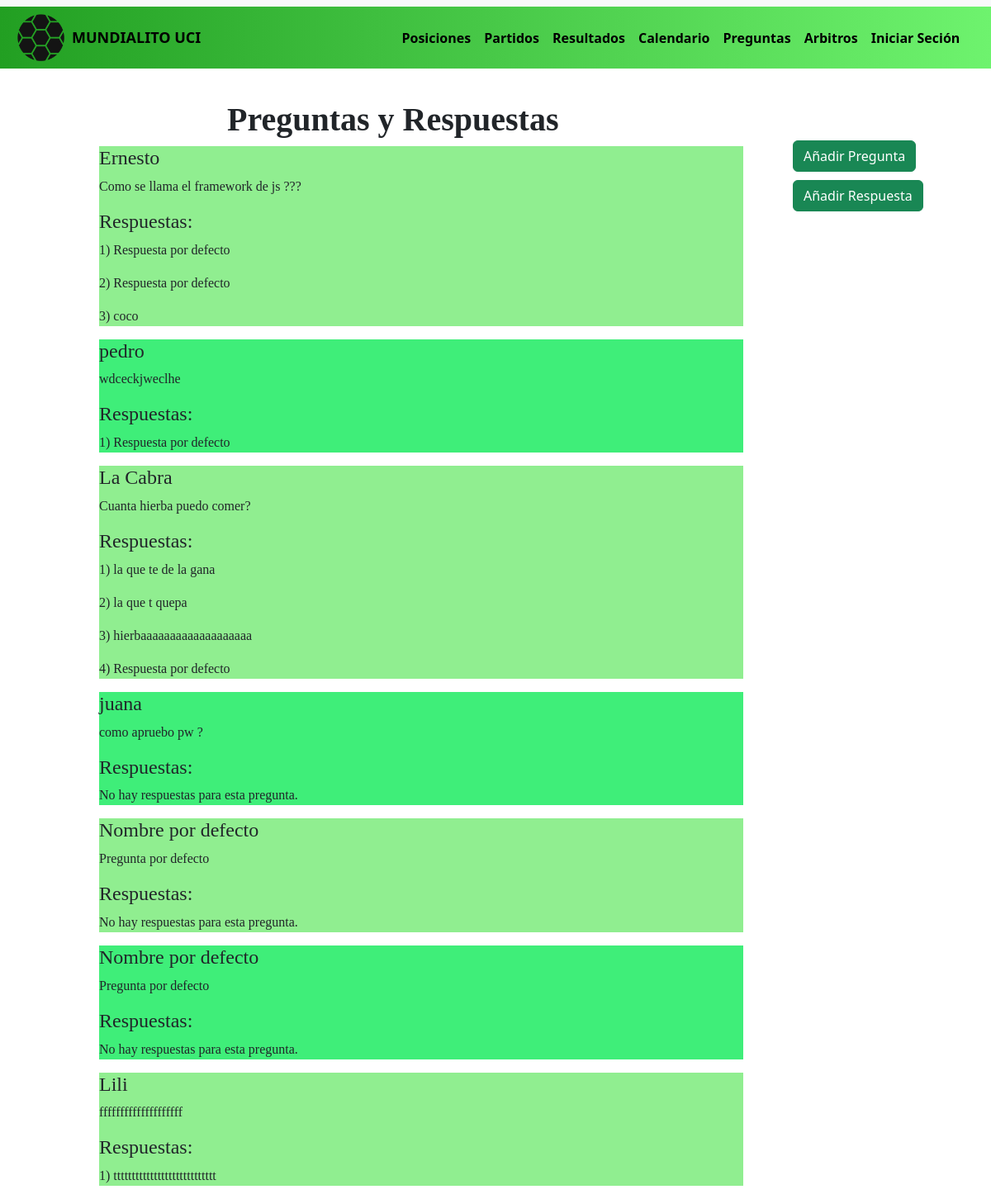
Screenshot of /Listar_Preguntas with the database file from the repository.
### aplicacion/models.py (models this page shows, shortened)
class  preguntas (models.Model):
   autor=models.CharField(max_length=100,verbose_name='Autor',default='Nombre por defecto')
   preguntas=models.TextField(max_length=200,verbose_name='Preguntas',default='Pregunta por defecto')

class respuesta (models.Model):
   pregunta=models.ForeignKey(preguntas,max_length=200,verbose_name='Preguntas',on_delete=models.CASCADE)
   respuesta=models.TextField(max_length=200,verbose_name='Respuesta',default='Respuesta por defecto')

### aplicacion/views.py (the view)
# urls.py: path('Listar_Preguntas', views.Listar_Preguntas, name='Listar_Preguntas'),
def Listar_Preguntas(request):
    pregunt = preguntas.objects.all()
    return render(request, 'Preguntas/preguntas.html', {'preguntas': pregunt,})

### aplicacion/Templates/Preguntas/preguntas.html (shortened to what this page needs)
{% extends 'base.html' %}
{% load static %}
{% block nav %}
    <nav class="navbar navbar-expand-lg bg-body-tertiary" id="menu">
      <div class="container-fluid">
        <a href="{%url 'index'%}"><img src="{% static 'img/ball.png'%}" width="75px"></a>
        <a href="{%url 'index'%}" style="text-decoration: none;color: black;font-size: large;"><strong>MUNDIALITO UCI</strong></a>
        <div class="collapse navbar-collapse" id="" style="margin-left:20%;">
          <ul class="navbar-nav me-auto mb-3 mb-lg-0">
              <li class="nav-item">
                  <a class="nav-link active" aria-current="page" href="{%url 'Listar_Posiciones'%}"><strong>Posiciones</strong></a>
                </li>
            <li class="nav-item">
              <a class="nav-link active" aria-current="page" href="{%url 'Listar_Partidos'%}"><strong>Partidos</strong></a>
            </li>
            <li class="nav-item">
              <a class="nav-link active" aria-current="page" href="{%url 'Listar_Resultados'%}"><strong>Resultados</strong></a>
            </li>
            <li class="nav-item">
              <a class="nav-link active" href="{%url 'Listar_Calendario'%}"><strong>Calendario</strong></a>
            </li>
            <li class="nav-item">
              <a class="nav-link active" aria-current="page" href="{%url 'Listar_Preguntas'%}"><strong>Preguntas</strong></a>
            </li>
            <li class="nav-item">
              <a class="nav-link active" aria-current="page" href="{%url 'Listar_Arbitros'%}"><strong>Arbitros</strong></a>
            </li>
            <li class="nav-item">
              <a class="nav-link active" aria-current="page" href="{%url 'login'%}"><strong>Iniciar Seción</strong></a>
            </li>
          </ul>
        </div>
      </div>
    </nav>
    {% endblock%}
    {% block contenido %}
    <br>
    <br>
    <br>
    <br>
    <br>
    <a  class="btn btn-success" href="{% url 'Crear_Preguntas'%}" style="margin-top:50px;margin-left:80%">Añadir Pregunta</a>
    <a  class="btn btn-success" href="{% url 'Crear_Respuestas'%}" style="margin-top:10px;margin-left:80%">Añadir Respuesta</a>
 <div style="margin-left:10%; margin-right:25%;margin-top:-135px">
 <h1 style="  font-family: Garamond, Baskerville, Baskerville Old Face, Hoefler Text, Times New Roman, serif; margin-left:155px"> <strong>Preguntas y Respuestas</strong></h1>
 {% for o in preguntas %}
     <div class="pregunta {% cycle 'pregunta-verde-claro' 'pregunta-verde-medio' %}">
         <h4 style="  font-family: Garamond, Baskerville, Baskerville Old Face, Hoefler Text, Times New Roman, serif;">{{ o.autor }}</h4>
         <p style="  font-family: Garamond, Baskerville, Baskerville Old Face, Hoefler Text, Times New Roman, serif;">{{ o.preguntas }}</p>
         <h4 style="  font-family: Garamond, Baskerville, Baskerville Old Face, Hoefler Text, Times New Roman, serif;">Respuestas:</h4>
         {% for respuesta in o.respuesta_set.all %}
             <p style="  font-family: Garamond, Baskerville, Baskerville Old Face, Hoefler Text, Times New Roman, serif;">{{ forloop.counter }}) {{ respuesta.respuesta }}</p>
         {% empty %}
             <p style="  font-family: Garamond, Baskerville, Baskerville Old Face, Hoefler Text, Times New Roman, serif;">No hay respuestas para esta pregunta.</p>
         {% endfor %}
     </div>
 {% endfor %}
 </div>
 {% endblock %}

### aplicacion/static/css/estilos.css (style rules this page uses)
.navbar { position: fixed; width: 100%; border-bottom-left-radius:10px ; border-bottom-right-radius:10px ; background-color:#85fa85; color:#0c0f0f; padding-bottom: 0; }
a { text-decoration: none; color: black; }
.container-fluid { background: linear-gradient(to right,#229f22,#6ef36e); }
.pregunta-verde-claro { background-color: #87fa91; }
.pregunta-verde-medio { background-color: #83f357; }

### aplicacion/Templates/Preguntas/preguntas.html (style rules this page uses)
.pregunta-verde-claro { background-color: lightgreen; }
.pregunta-verde-medio { background-color: rgb(63, 238, 121); }

### rows the page displays
preguntas: autor "Ernesto", preguntas "Como se llama el framework de js ???"
respuesta: respuesta "Respuesta por defecto"
respuesta: respuesta "Respuesta por defecto"
respuesta: respuesta "coco"
preguntas: autor "pedro", preguntas "wdceckjweclhe"
respuesta: respuesta "Respuesta por defecto"
preguntas: autor "La Cabra", preguntas "Cuanta hierba puedo comer?"
respuesta: respuesta "la que te de la gana"
respuesta: respuesta "la que t quepa"
respuesta: respuesta "hierbaaaaaaaaaaaaaaaaaaa"
respuesta: respuesta "Respuesta por defecto"
preguntas: autor "juana", preguntas "como apruebo pw ?"
preguntas: autor "Nombre por defecto", preguntas "Pregunta por defecto"
preguntas: autor "Nombre por defecto", preguntas "Pregunta por defecto"
preguntas: autor "Lili", preguntas "ffffffffffffffffffff"
respuesta: respuesta "tttttttttttttttttttttttttttt"
